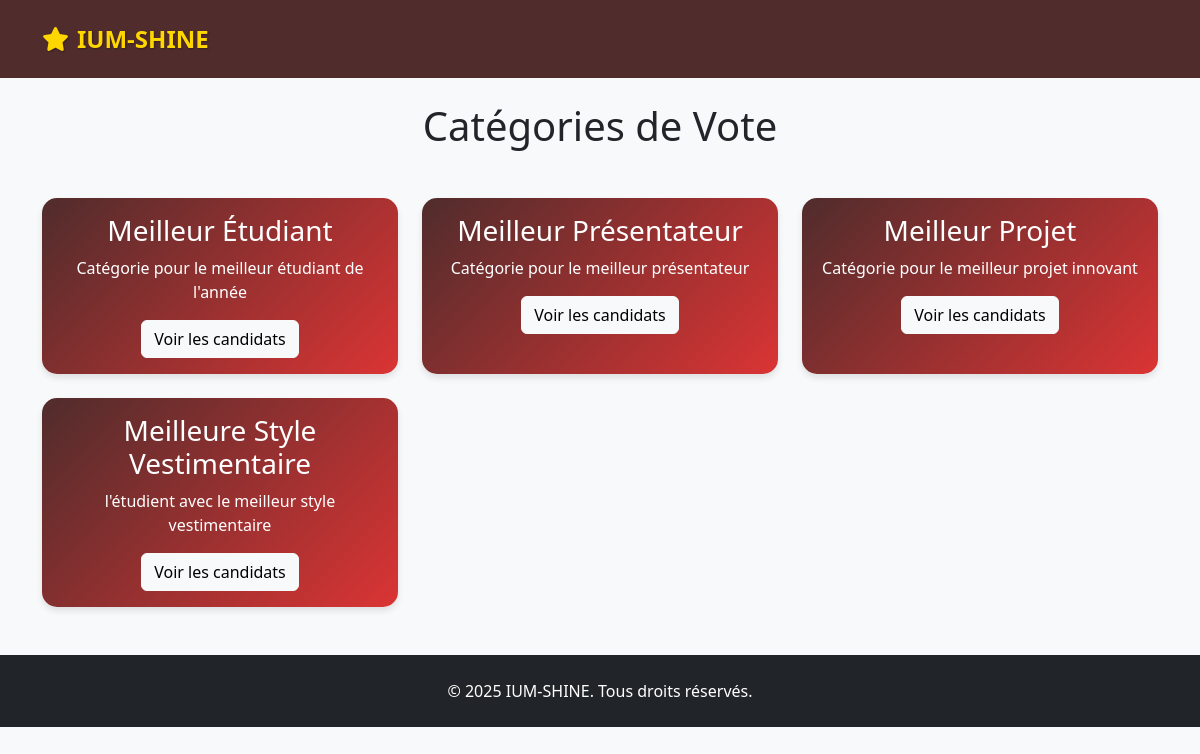
The page / on the database its author committed.
### tables this page shows
CREATE TABLE IF NOT EXISTS `categories` (
  `id` int NOT NULL AUTO_INCREMENT,
  `name` varchar(100) NOT NULL,
  `description` text,
  `created_at` timestamp NULL DEFAULT CURRENT_TIMESTAMP,
  PRIMARY KEY (`id`)
);

### controllers/HomeController.php (called while the page is built)
<?php
class HomeController {
    private $db;
    public function __construct() {
        $database = new Database();
        $this->db = $database->getConnection();
    }
    public function index() {
        $query = "SELECT c.*,
                 (SELECT COUNT(*) FROM candidates WHERE category_id = c.id) as nombre_candidats,
                 (SELECT COUNT(*) FROM votes v JOIN candidates cand ON v.candidate_id = cand.id WHERE cand.category_id = c.id) as nombre_votes
                 FROM categories c
                 ORDER BY c.name";
        $stmt = $this->db->prepare($query);
        $stmt->execute();
        $categories = $stmt->fetchAll(PDO::FETCH_ASSOC);
        include 'views/home.php';
    }
}
?>

### config/database.php (called while the page is built, shortened)
<?php
class Database {
    private $host = "localhost";
    private $db_name = "ium_shine";
    private $username = "root";
    private $password = "";
    public function getConnection() {
        $this->conn = null;
        try {
            $this->conn = new PDO(
                "mysql:host=" . $this->host . ";dbname=" . $this->db_name,
                $this->username,
                $this->password
            );
            $this->conn->setAttribute(PDO::ATTR_ERRMODE, PDO::ERRMODE_EXCEPTION);
            $this->conn->exec("set names utf8");
        } catch(PDOException $e) {
            echo "Erreur de connexion : " . $e->getMessage();
        }
        return $this->conn;
    }
}
?>

### views/home.php (the view, shortened to what this page needs)
<!DOCTYPE html>
<html lang="fr">
<head>
    <link href="https://cdn.jsdelivr.net/npm/bootstrap@5.3.0/dist/css/bootstrap.min.css" rel="stylesheet">
    <link href="https://cdnjs.cloudflare.com/ajax/libs/font-awesome/6.0.0/css/all.min.css" rel="stylesheet">
</head>
<body>
    <nav class="navbar navbar-expand-lg navbar-dark mb-4">
        <div class="container">
            <a class="navbar-brand" href="index.php">
                <i class="fas fa-star me-2"></i>IUM-SHINE
            </a>
        </div>
    </nav>
    <div class="container">
        <h1 class="text-center mb-5">Catégories de Vote</h1>
        <div class="row g-4">
            <?php foreach ($categories as $category): ?>
            <div class="col-md-4">
                <div class="category-card card h-100">
                    <div class="card-body text-center">
                        <h3 class="card-title"><?php echo htmlspecialchars($category['name']); ?></h3>
                        <p class="card-text"><?php echo htmlspecialchars($category['description']); ?></p>
                        <a href="index.php?route=category&id=<?php echo $category['id']; ?>"
                           class="btn btn-light">
                            Voir les candidats
                        </a>
                    </div>
                </div>
            </div>
            <?php endforeach; ?>
        </div>
    </div>
    <footer class="bg-dark text-white text-center py-4 mt-5">
        <div class="container">
            <p class="mb-0">&copy; <?php echo date('Y'); ?> IUM-SHINE. Tous droits réservés.</p>
        </div>
    </footer>
</body>
</html>

### views/home.php (style rules this page uses)
:root { --primary-color: rgb(80, 44, 44); --secondary-color: rgb(219, 52, 52); --accent-color: rgb(231, 60, 60); --gold-color: #FFD700; }
body { font-family: 'Segoe UI', Tahoma, Geneva, Verdana, sans-serif; background-color: #f8f9fa; }
.navbar { background: var(--primary-color); padding: 1rem; }
.navbar-brand { color: var(--gold-color) !important; font-weight: bold; font-size: 1.5rem; text-shadow: 1px 1px 2px rgba(0, 0, 0, 0.3); }
.navbar-brand i { color: var(--gold-color); text-shadow: 1px 1px 2px rgba(0, 0, 0, 0.3); }
.category-card { transition: transform 0.3s ease; border: none; border-radius: 15px; overflow: hidden; box-shadow: 0 4px 6px rgba(0,0,0,0.1); }
.category-card .card-body { background: linear-gradient(135deg, var(--primary-color), var(--secondary-color)); color: white; }

### rows shown on the page
categories: name "Meilleur Étudiant", description "Catégorie pour le meilleur étudiant de l'année"
categories: name "Meilleur Présentateur", description "Catégorie pour le meilleur présentateur"
categories: name "Meilleur Projet", description "Catégorie pour le meilleur projet innovant"
categories: name "Meilleure Style Vestimentaire", description "l'étudient avec le meilleur style vestimentaire"
